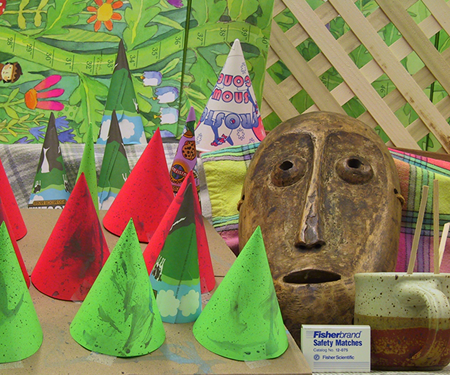
#> input picture task 4/im2.png, 450 x 375 px, found by its file name
$ python Simple_stereo.py   (Python 2 division)   (older library calls are emulated)
#> lines starting #> are read from the running program, lines starting #| are printed output that depends on the picture
__author__ = 'Andrew'

import numpy as np
import cv2
import cv2 as cv

RESULT_FILE_NAME = "result.txt"
DELTA = 2
MATCHING_THRESHOLD = 500 * DELTA
PIXEL_THRESHOLD = 100

one_colored = cv2.imread("im2.png", cv2.CV_LOAD_IMAGE_COLOR)
#> one_colored is the input picture: shape (375, 450, 3); mean B, G, R 82.3, 130.2, 132.6

fst_image = cv2.cvtColor(one_colored, cv.COLOR_RGB2GRAY)
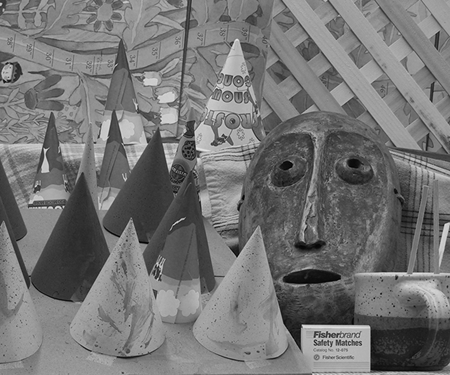
#> fst_image: shape (375, 450); min 0, max 229, mean 116.2
snd_image = cv2.imread("im6.png", cv2.CV_LOAD_IMAGE_GRAYSCALE)
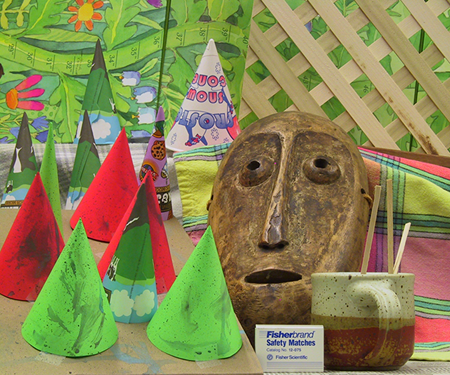
#> input picture task 4/im6.png, 450 x 375 px, found by its file name
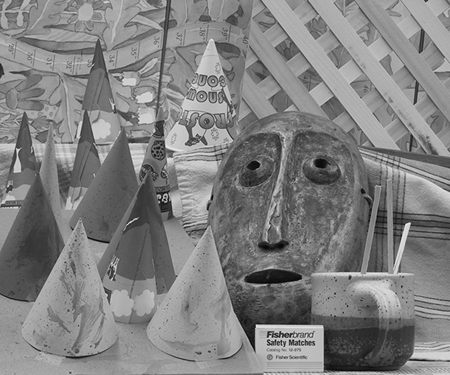
#> snd_image: shape (375, 450); min 0, max 243, mean 128.4

s_x = fst_image.shape[0]
#> s_x = 375
s_y = fst_image.shape[1]
#> s_y = 450

# region file manipulations
def create_file (fileName):

    file = open(fileName, "w")
    file.write("")
    file.close()

def write_to_file (fileName, x, y, z, color):
    r, g, b = color
    file = open (fileName, "a")
    file.write (str(x) + " " + str(y) + " " + str(z) + " " + str(r) + " " + str(g) + " " + str(b) + "\n" )
    file.close()

create_file(RESULT_FILE_NAME)
# endregion

def calculate_x_y_z(u, v, d):

    x = u - s_x / 2
    y = v - s_y / 2
    z = 1000 / d

    return x, y, z

def analyse_min(line):

    min_index = np.argmin(line)
    fst_min = line[min_index]

    line[min_index] = 1000000
    snd_min = np.min(line)

    if np.abs(snd_min - fst_min) <= MATCHING_THRESHOLD:
        min_index = -1

    return min_index

def find_bounds(one, two):

    rows, columns = one.shape
    for i in range(rows):
    # for i in range(300, 301):
        for j in range(DELTA, columns - DELTA):
            if one[i, j] > PIXEL_THRESHOLD:
                line = two[i]
                template = one[i, j - DELTA: j + DELTA + 1]

                result = cv.matchTemplate(line, template, cv2.cv.CV_TM_SQDIFF_NORMED)

                index = analyse_min(result)
                if index >= 0 and j != index:
                    shift = index - j
                    x, y, z = calculate_x_y_z(i, j, shift)
                    # x, y, z = i, j, shift
                    write_to_file(RESULT_FILE_NAME, x, y, z, one_colored[i, j])

                    # print (x, y) , one[i, j - DELTA: j + DELTA + 1], " -> ", two[i, index - DELTA : index + DELTA + 1]
                else:
                    if j == index:
                        print "j = index"
                    else:
                        print "index = -1"
        print i

one = np.abs(cv2.Sobel(fst_image, cv2.CV_32F, 0, 1, ksize=3))
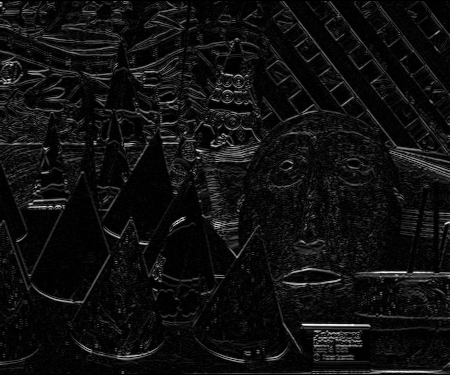
#> one: shape (375, 450) float32; min 0, max 707, mean 45.3; drawn with min black and max white
two = np.abs(cv2.Sobel(snd_image, cv2.CV_32F, 0, 1, ksize=3))
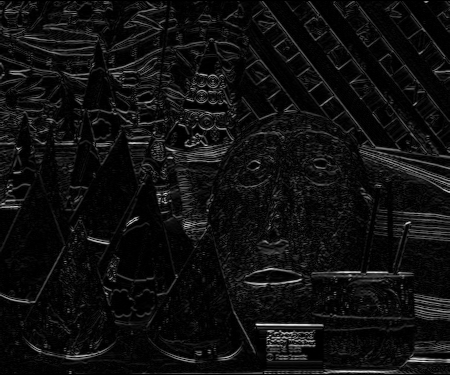
#> two: shape (375, 450) float32; min 0, max 774, mean 49.2; drawn with min black and max white

# cv.imwrite("one sobel.png", one)
# cv.imwrite("two sobel.png", two)
find_bounds(one, two)
#> the loop in find_bounds, `for i in range(rows):` made 375 passes
